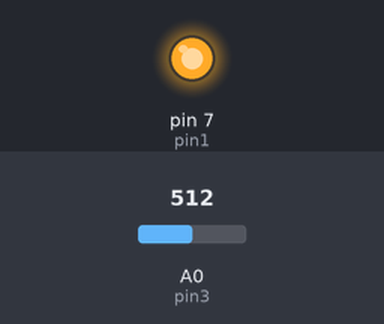
A sketch run on a simulated Arduino Uno, built with avr-gcc and run on an emulated ATmega328P. Shown: output pins drawn as LEDs (lit = HIGH). The inputs (shaded band) are chosen by the test bench; at power-on: A0 (pin3) = 512. What the sketch prints to the serial monitor is not drawn.

Above: at 10.8 s.
10.9 s: A0 (pin3) set to 122
At 15.9 s:
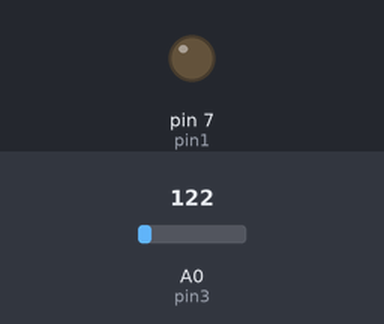
20.9 s: A0 (pin3) set to 0
Timing chart, 0 to 36.9 s (numbered marks = the images above; inputs shaded):
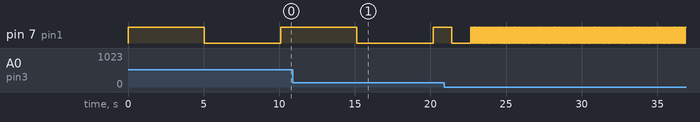

Measured:
- by itself, pin 7 (pin1): repeats every 0.12 s: HIGH 0.06 s, LOW 0.06 s

The sketch:

Tutorial__14__Photoresistor.ino
```cpp
int pin1=7;
int pin3=A0;
int lightVal;
int wait;
void setup()
{
 Serial.begin(9600);
 pinMode(pin1, OUTPUT);
 pinMode(pin3, INPUT);
}

void loop()
{
 lightVal= analogRead(pin3);
 Serial.println(lightVal);
 wait= lightVal * (9960./1023)+60;
 digitalWrite(pin1, HIGH);
 delay(wait);
 digitalWrite(pin1, LOW);
 delay(wait);
}
```
